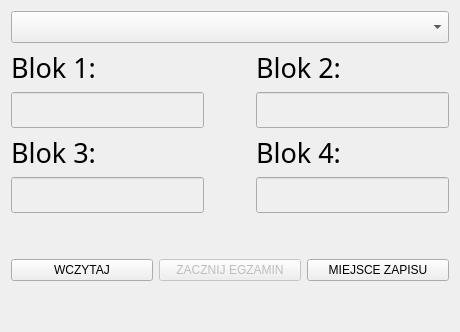
        <widget class="QWidget" name="strStartowa">
         <layout class="QGridLayout" name="gridLayout_5">
          <item row="0" column="0" colspan="3">
           <layout class="QGridLayout" name="gridLayout_4">
            <item row="1" column="0">
             <widget class="QLabel" name="etBlok1">
              <property name="font">
               <font>
                <family>Segoe UI Variable Static Text</family>
                <pointsize>20</pointsize>
                <italic>false</italic>
                <bold>false</bold>
               </font>
              </property>
              <property name="text">
               <string>Blok 1:</string>
              </property>
             </widget>
            </item>
            <item row="4" column="0">
             <widget class="QLineEdit" name="ocenaBlok3">
              <property name="enabled">
               <bool>false</bool>
              </property>
              <property name="font">
               <font>
                <family>Segoe UI Variable Static Text</family>
                <pointsize>15</pointsize>
                <italic>false</italic>
                <bold>false</bold>
               </font>
              </property>
              <property name="readOnly">
               <bool>true</bool>
              </property>
             </widget>
            </item>
            <item row="3" column="0">
             <widget class="QLabel" name="etBlok3">
              <property name="font">
               <font>
                <family>Segoe UI Variable Static Text</family>
                <pointsize>20</pointsize>
                <italic>false</italic>
                <bold>false</bold>
               </font>
              </property>
              <property name="text">
               <string>Blok 3:</string>
              </property>
             </widget>
            </item>
            <item row="2" column="0">
             <widget class="QLineEdit" name="ocenaBlok1">
              <property name="enabled">
               <bool>false</bool>
              </property>
              <property name="font">
               <font>
                <family>Segoe UI Variable Static Text</family>
                <pointsize>15</pointsize>
                <italic>false</italic>
                <bold>false</bold>
               </font>
              </property>
              <property name="readOnly">
               <bool>true</bool>
              </property>
             </widget>
            </item>
            <item row="3" column="2">
             <widget class="QLabel" name="etBlok4">
              <property name="font">
               <font>
                <family>Segoe UI Variable Static Text</family>
                <pointsize>20</pointsize>
                <italic>false</italic>
                <bold>false</bold>
               </font>
              </property>
              <property name="text">
               <string>Blok 4:</string>
              </property>
             </widget>
            </item>
            <item row="4" column="2">
             <widget class="QLineEdit" name="ocenaBlok4">
              <property name="enabled">
               <bool>false</bool>
              </property>
              <property name="font">
               <font>
                <family>Segoe UI Variable Static Text</family>
                <pointsize>15</pointsize>
                <italic>false</italic>
                <bold>false</bold>
               </font>
              </property>
              <property name="readOnly">
               <bool>true</bool>
              </property>
             </widget>
            </item>
            <item row="2" column="1">
             <spacer name="horizontalSpacer">
              <property name="orientation">
               <enum>Qt::Horizontal</enum>
              </property>
              <property name="sizeHint" stdset="0">
               <size>
                <width>40</width>
                <height>20</height>
               </size>
              </property>
             </spacer>
            </item>
            <item row="2" column="2">
             <widget class="QLineEdit" name="ocenaBlok2">
              <property name="enabled">
               <bool>false</bool>
              </property>
              <property name="font">
               <font>
                <family>Segoe UI Variable Static Text</family>
                <pointsize>15</pointsize>
                <italic>false</italic>
                <bold>false</bold>
               </font>
              </property>
              <property name="readOnly">
               <bool>true</bool>
              </property>
             </widget>
            </item>
            <item row="1" column="2">
             <widget class="QLabel" name="etBlok2">
              <property name="font">
               <font>
                <family>Segoe UI Variable Static Text</family>
                <pointsize>20</pointsize>
                <italic>false</italic>
                <bold>false</bold>
               </font>
              </property>
              <property name="text">
               <string>Blok 2:</string>
              </property>
             </widget>
            </item>
            <item row="0" column="0" colspan="3">
             <widget class="QComboBox" name="studentList">
              <property name="font">
               <font>
                <family>Segoe UI Variable Static Text</family>
                <pointsize>13</pointsize>
                <italic>false</italic>
                <bold>false</bold>
               </font>
              </property>
              <property name="acceptDrops">
               <bool>false</bool>
              </property>
             </widget>
            </item>
           </layout>
          </item>
          <item row="2" column="1">
           <widget class="QPushButton" name="examStart">
            <property name="enabled">
             <bool>false</bool>
            </property>
            <property name="sizePolicy">
             <sizepolicy hsizetype="Expanding" vsizetype="Expanding">
              <horstretch>0</horstretch>
              <verstretch>0</verstretch>
             </sizepolicy>
            </property>
            <property name="text">
             <string>ZACZNIJ EGZAMIN</string>
            </property>
           </widget>
          </item>
          <item row="2" column="2">
           <widget class="QPushButton" name="chooseFilepath">
            <property name="sizePolicy">
             <sizepolicy hsizetype="Expanding" vsizetype="Expanding">
              <horstretch>0</horstretch>
              <verstretch>0</verstretch>
             </sizepolicy>
            </property>
            <property name="text">
             <string>MIEJSCE ZAPISU</string>
            </property>
           </widget>
          </item>
          <item row="2" column="0">
           <widget class="QPushButton" name="loadButton">
            <property name="sizePolicy">
             <sizepolicy hsizetype="Expanding" vsizetype="Expanding">
              <horstretch>0</horstretch>
              <verstretch>0</verstretch>
             </sizepolicy>
            </property>
            <property name="text">
             <string>WCZYTAJ</string>
            </property>
           </widget>
          </item>
          <item row="4" column="0" colspan="3">
           <layout class="QGridLayout" name="gridLayout_2"/>
          </item>
          <item row="3" column="1">
           <spacer name="verticalSpacer_2">
            <property name="orientation">
             <enum>Qt::Vertical</enum>
            </property>
            <property name="sizeHint" stdset="0">
             <size>
              <width>20</width>
              <height>40</height>
             </size>
            </property>
           </spacer>
          </item>
          <item row="1" column="1">
           <spacer name="verticalSpacer_3">
            <property name="orientation">
             <enum>Qt::Vertical</enum>
            </property>
            <property name="sizeHint" stdset="0">
             <size>
              <width>20</width>
              <height>40</height>
             </size>
            </property>
           </spacer>
          </item>
         </layout>
        </widget>
